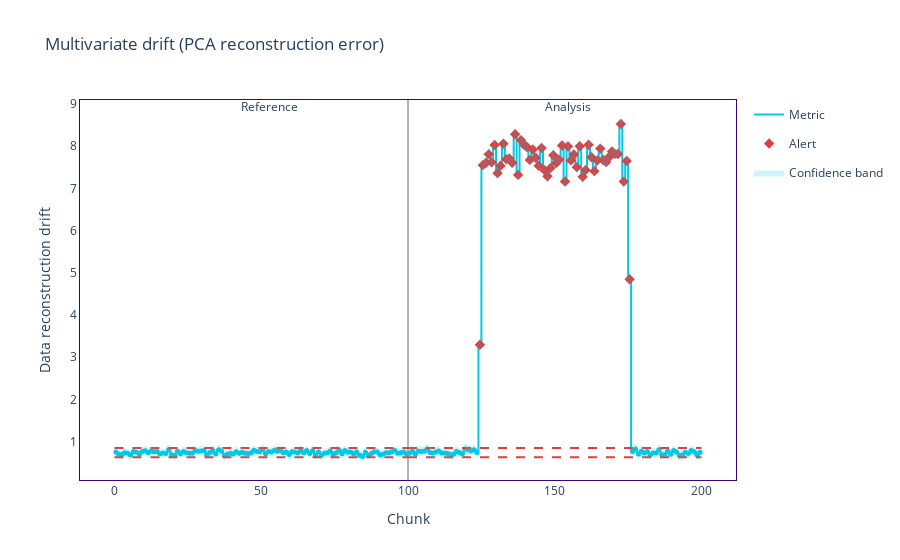

This figure's notebook cell:
### Code cell
multivariate_data_drift = drdc.calculate(production_df)
multivariate_data_drift.plot()
